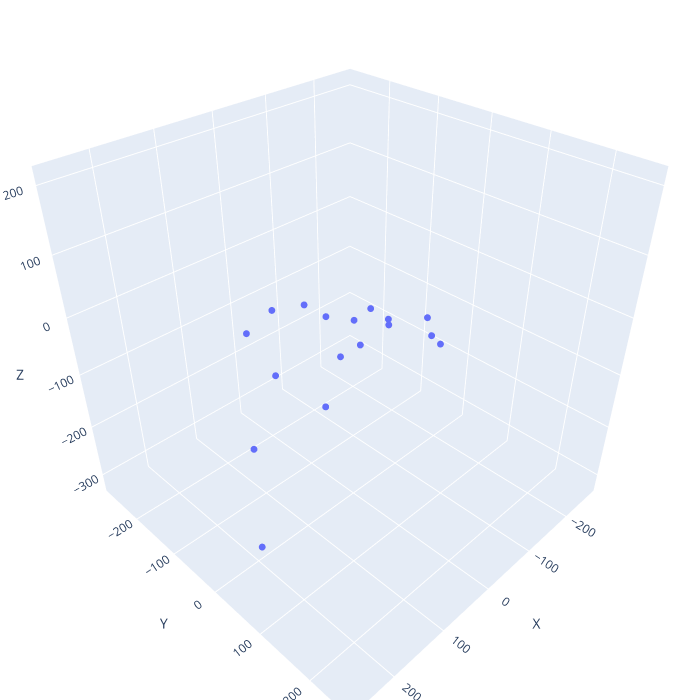

The code cell stored with this chart in its notebook:
### Code cell
# Pick a row with no nans
frame_idx = df.dropna().index[3]

coord_cols = [c for c in df.columns if c.endswith(('_x', '_y', '_z'))]
bases = sorted({c.rsplit('_', 1)[0] for c in coord_cols})

points, labels = [], []
for base in bases:
    x_col, y_col, z_col = f"{base}_x", f"{base}_y", f"{base}_z"
    if x_col in df and y_col in df and z_col in df:
        x, y, z = df.loc[frame_idx, [x_col, y_col, z_col]].astype(float)
        if np.isfinite([x, y, z]).all():
            points.append([x, y, z])
            labels.append(base)

points = np.array(points)
cx, cy, cz = points.mean(axis=0)
mins, maxs = points.min(axis=0), points.max(axis=0)
ranges = maxs - mins
d = ranges.max() / 2  # half-range for equal axes

fig = go.Figure(
    data=[
        go.Scatter3d(
            x=points[:, 0], y=points[:, 1], z=points[:, 2],
            mode="markers",  # no text drawn; hover only
            marker=dict(size=4),
            text=labels,
            hovertemplate="%{text}<extra></extra>"
        )
    ]
)

fig.update_layout(
    scene=dict(
        xaxis_title="X", yaxis_title="Y", zaxis_title="Z",
        xaxis=dict(range=[cx - d, cx + d]),
        yaxis=dict(range=[cy - d, cy + d]),
        zaxis=dict(range=[cz - d, cz + d]),
        aspectmode="cube"  # equal scale on all axes
    ),
    width=700, height=700,  # square figure
    margin=dict(l=0, r=0, t=0, b=0)
)

fig.show()

### Figure 1 — Plotly figure (JSON) as saved in the notebook; plotly's stock layout.template omitted (floating-point values rounded to 4 significant figures)
{"data": [{"hovertemplate": "%{text}<extra></extra>", "marker": {"size": 4}, "mode": "markers", "text": ["Body_End", "Body_Start", "Head", "Left_Shoulder_End", "Left_Shoulder_Start", "Left_Shoulder_Trailing_Edge", "Left_Tail", "Left_Tip", "Left_Wrist_Leading_Edge", "Left_Wrist_Trailing_Edge", "Middle_Tail", "Right_Shoulder_End", "Right_Shoulder_Start", "Right_Shoulder_Trailing_Edge", "Right_Tail", "Right_Tip", "Right_Wrist_Leading_Edge", "Right_Wrist_Trailing_Edge"], "type": "scatter3d", "x": [6.409, 0.0, -41.66, -53.41, -29.88, -96.84, -50.23, -290.7, -101.0, -198.0, 3.899, 62.22, 34.66, 118.4, 69.86, 270.8, 90.9, 207.9], "y": [-50.55, 0.0, 122.0, 16.28, 38.44, -59.89, -161.4, 45.16, 59.06, -28.67, -176.1, 36.26, 46.24, -34.17, -158.0, 107.7, 35.92, 23.0], "z": [-14.28, 0.0, -0.9408, -15.38, -3.718, -51.15, -68.95, -152.3, -46.21, -100.0, -61.48, -12.75, -2.14, -51.99, -64.87, -163.1, -82.53, -93.78]}], "layout": {"height": 700, "margin": {"b": 0, "l": 0, "r": 0, "t": 0}, "scene": {"aspectmode": "cube", "xaxis": {"range": [-280.6, 280.9], "title": {"text": "X"}}, "yaxis": {"range": [-288.5, 273.0], "title": {"text": "Y"}}, "zaxis": {"range": [-335.5, 226.0], "title": {"text": "Z"}}}, "width": 700}}
